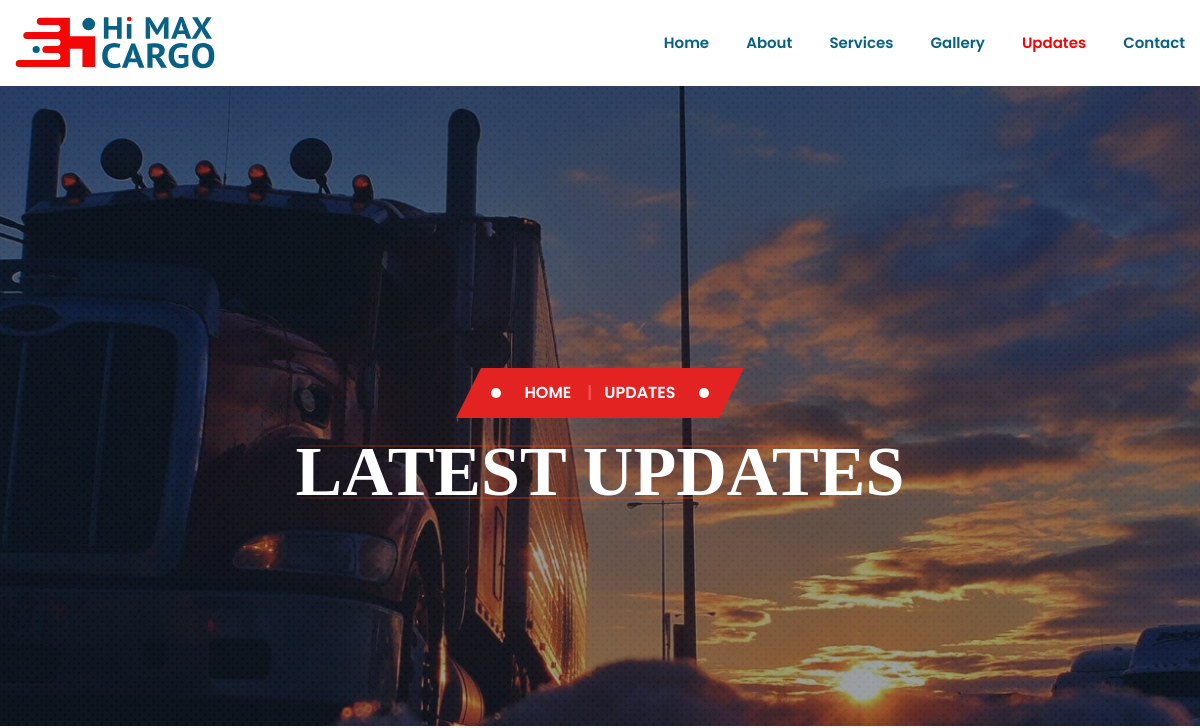
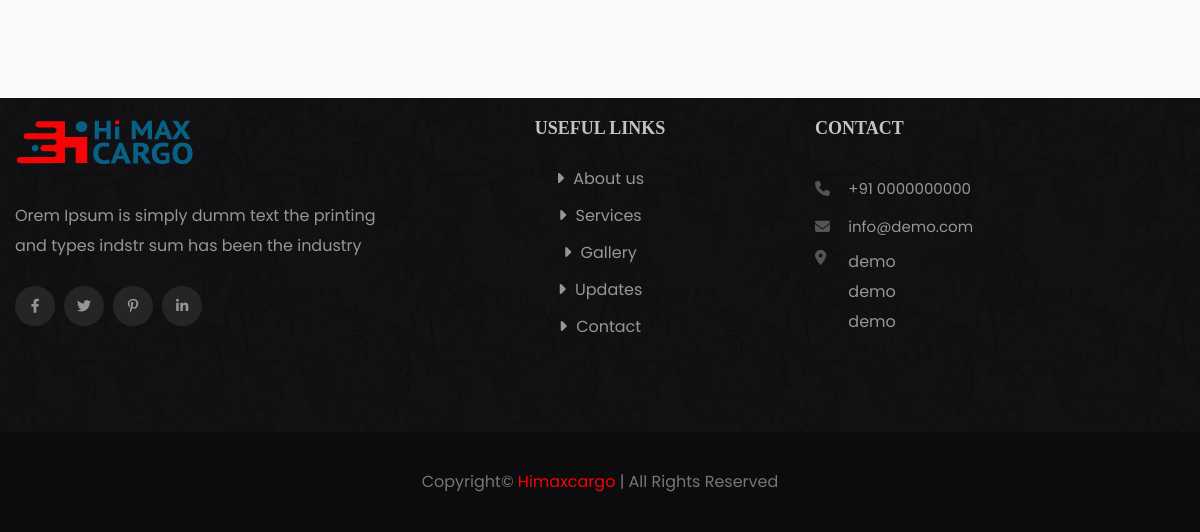
The app's page /updates/, older data (2 pictures, top to bottom).
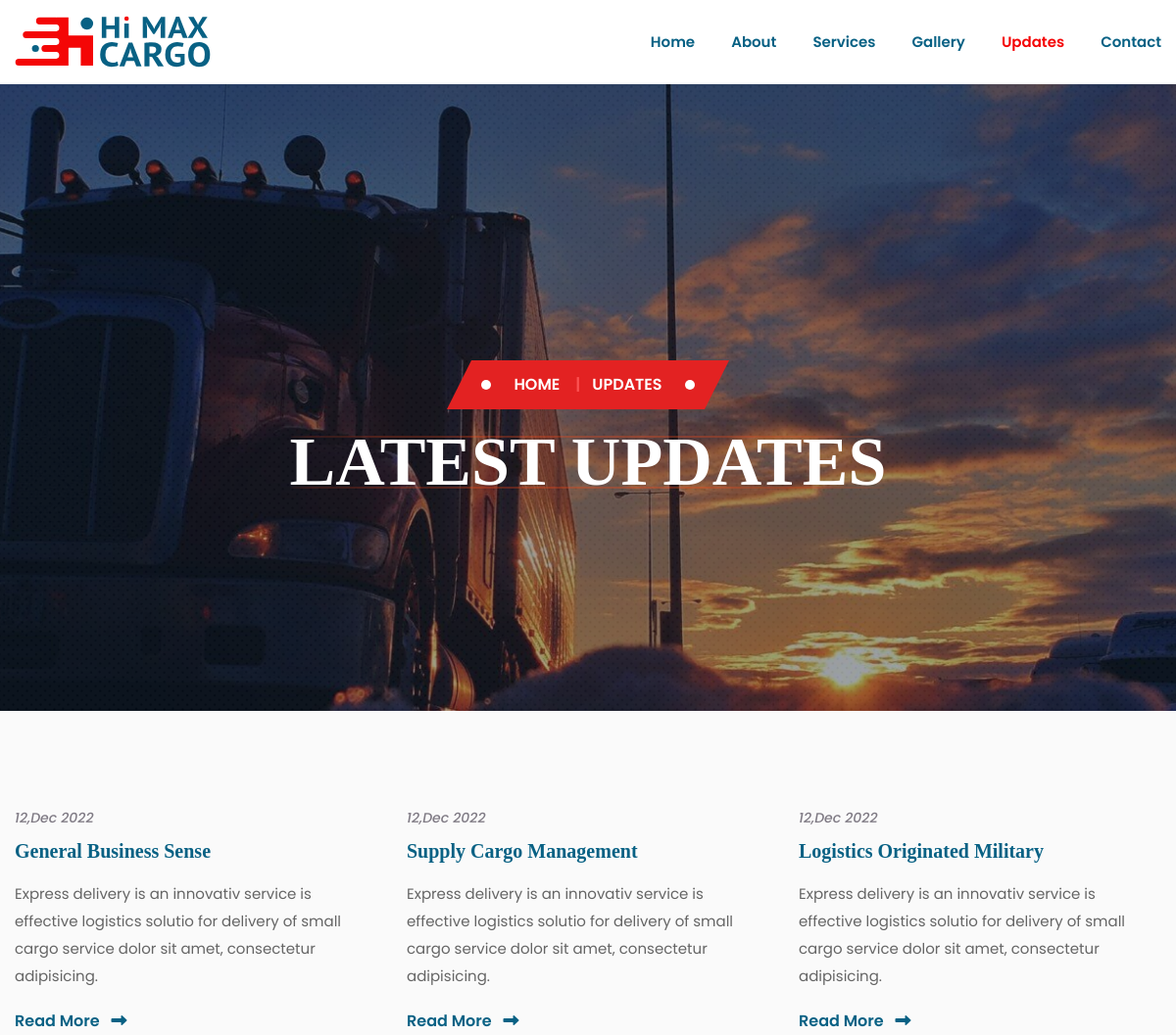
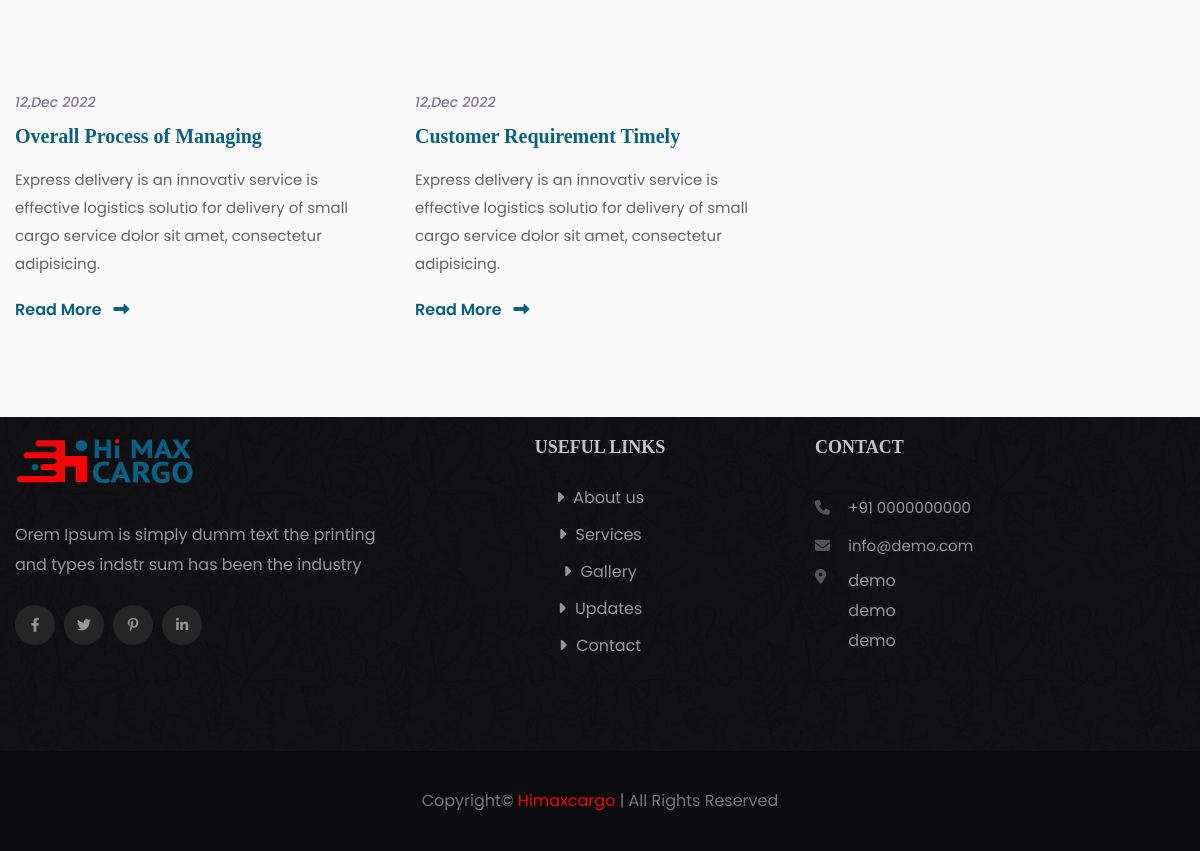
The same page, newer data (2 pictures, top to bottom).
### web/models.py (models this page shows, shortened)
class Update(models.Model):
    title=models.CharField(max_length=225)
    summary=models.CharField(max_length=500)
    date=models.DateField()
    image=VersatileImageField('Image',upload_to='updates/',ppoi_field='ppoi' )
    ppoi = PPOIField('Image PPOI')
    content=HTMLField(blank=True, null=True)
    slug=models.SlugField(unique=True)
    class Meta:
        verbose_name_plural = "Updates"

### web/views.py (the view)
# urls.py: path('updates/', views.updates,name='updates'),
def updates(request):
    updates=Update.objects.all()
    context = {"is_updates":True,"updates":updates}
    return render(request, 'web/blog.html',context)

### templates/web/blog.html (shortened to what this page needs)
{% extends 'web/base.html' %}
{% load static %}
{% block content %}
        <main>
            <div class="breadcrumb-area breadcrumb-bg s-breadcrumb-bg">
                <div class="container">
                    <div class="row">
                        <div class="col-12">
                            <div class="breadcrumb-content">
                                <nav aria-label="breadcrumb">
                                    <ol class="breadcrumb">
                                        <li class="dots"></li>
                                        <li class="breadcrumb-item"><a href="#">Home</a></li>
                                        <li class="breadcrumb-item active" aria-current="page">Updates</li>
                                        <li class="dots2"></li>
                                    </ol>
                                </nav>
                                <h2>Latest Updates</h2>
                            </div>
                        </div>
                    </div>
                </div>
            </div>
            <section class="blog-area blog-bg pt-50 pb-50">
                <div class="container">
                    <div class="row blog-active">
                        {% for update in updates %}
                        <div class="col-lg-4 col-md-6 grid-item">
                            <div class="single-blog-post s-single-blog-post mb-45">
                                <div class="blog-thumb">
                                </div>
                                <div class="blog-content">
                                    <div class="blog-meta">
                                        <ul>
                                            <li> {{update.date|date:"d,M Y"}}</li>
                                        </ul>
                                    </div>
                                    <h4><a href="{% url 'web:updates_details' update.slug %}">{{update.title}}</a></h4>
                                    <p>{{update.summary}}</p>
                                    <a href="{% url 'web:updates_details' update.slug %}">Read More <i class="fas fa-long-arrow-alt-right"></i></a>
                                </div>
                            </div>
                        </div>
                        {% endfor%}
                    </div>
                </div>
            </section>
        </main>
{% endblock %}

### templates/web/base.html (shortened to what this page needs)
{% load static %}
<!doctype html>
<html class="no-js" lang="en">
    <head>
        <link rel="stylesheet" href="{% static 'web/css/bootstrap.min.css' %}">
        <link rel="stylesheet" href="{% static 'web/css/animate.min.css' %}">
        <link rel="stylesheet" href="{% static 'web/css/magnific-popup.css' %}">
        <link rel="stylesheet" href="{% static 'web/css/fontawesome-all.min.css' %}">
        <link rel="stylesheet" href="{% static 'web/css/aos.css' %}">
        <link rel="stylesheet" href="{% static 'web/css/nice-select.css' %}">
        <link rel="stylesheet" href="{% static 'web/css/flaticon.css' %}">
        <link rel="stylesheet" href="{% static 'web/css/meanmenu.css' %}">
        <link rel="stylesheet" href="{% static 'web/css/slick.css' %}">
        <link rel="stylesheet" href="{% static 'web/css/default.css' %}">
        <link rel="stylesheet" href="{% static 'web/css/style.css' %}">
        <link rel="stylesheet" href="{% static 'web/css/responsive.css' %}">
        <link rel="stylesheet" href="{% static 'web/css/gallery.css' %}">
        <link rel="stylesheet" href="{% static 'web/css/service.css' %}">
        <link rel="stylesheet" href="{% static 'web/css/tracking.css' %}">
    </head>
    <body>
      {% include 'web/partials/header.html' %}
      {% block content %}
      {% endblock %}
      {% include 'web/partials/footer.html' %}
        <link rel="stylesheet" href="https://cdnjs.cloudflare.com/ajax/libs/font-awesome/6.2.1/css/all.min.css" />
    </body>
</html>

### templates/web/partials/header.html (shortened to what this page needs)
{% load static %}
 <header>
    <div id="header-sticky" class="main-header">
        <div class="container-fluid header-container-p">
            <div class="row align-items-center" style="margin: 0px 0px;">
                <div class="col-lg-3 col-md-6">
                    <div class="logo">
                        <a href="/"><img src="{% static 'web/img/logo/Himax-01.svg' %}" class="mobile-logo main-logo" alt="Logo"></a>
                    </div>
                </div>
                <div class="col-lg-9 col-md-6 d-none d-md-block">
                    <div class="menu-area">
                        <div class="main-menu">
                            <nav id="mobile-menu">
                                <ul>
                                    <li class="{% if is_index %} active {% endif %}"><a href="{% url 'web:index' %}">Home</a>
                                    </li>
                                    <li class="{% if is_about %} active {% endif %}"><a href="{% url 'web:about' %}">About</a></li>
                                    <li class="{% if is_service %} active {% endif %}"><a href="{% url 'web:services' %}">Services</a>
                                    </li>
                                    <li class="{% if is_gallery %} active {% endif %}"><a href="{% url 'web:gallery' %}">Gallery</a></li>
                                    <li class="{% if is_updates %} active {% endif %}"><a href="{% url 'web:updates' %}">Updates</a>
                                    </li>
                                    <li class="{% if is_contact %} active {% endif %}"><a href="{% url 'web:contact' %}">Contact</a></li>
                                </ul>
                            </nav>
                        </div>
                    </div>
                </div>
                <div class="col-12">
                </div>
            </div>
        </div>
    </div>
</header>

### templates/web/partials/footer.html
{% load static %}
  <footer>
    <div class="footer-wrap pt-20 pb-20" data-background="{% static 'web/img/bg/footer_bg.jpg' %}">
        <div class="container">
            <div class="row">
                <div class="col-xl-4 col-lg-4 col-md-6">
                    <div class="footer-widget mb-50">
                        <div class="footer-logo mb-35">
                            <a href="#"><img src="{% static 'web/img/logo/himax.png' %}" alt="img"></a>
                        </div>
                        <div class="footer-text">
                            <p>Orem Ipsum is simply dumm text the printing and types indstr sum has been the industry
                            </p>
                        </div>
                        <div class="footer-social">
                            <ul>
                                <li><a href="#"><i class="fab fa-facebook-f"></i></a></li>
                                <li><a href="#"><i class="fab fa-twitter"></i></a></li>
                                <li><a href="#"><i class="fab fa-pinterest-p"></i></a></li>
                                <li><a href="#"><i class="fab fa-linkedin-in"></i></a></li>
                            </ul>
                        </div>
                    </div>
                </div>
                <div class="col-xl-4 col-lg-4 col-md-6 center-align">
                    <div class="footer-widget mb-50">
                        <div class="fw-title mb-30">
                            <h5>USEFUL LINKS</h5>
                        </div>
                        <div class="fw-link">
                            <ul>
                                <li><a href="{% url 'web:about' %}"><i class="fas fa-caret-right"></i> About us</a></li>
                                <li><a href="{% url 'web:services' %}"><i class="fas fa-caret-right"></i> Services </a></li>
                                <li><a href="{% url 'web:gallery' %}"><i class="fas fa-caret-right"></i> Gallery </a></li>
                                <li><a href="{% url 'web:updates' %}"><i class="fas fa-caret-right"></i> Updates </a></li>
                                <li><a href="{% url 'web:contact' %}"><i class="fas fa-caret-right"></i> Contact </a></li>
                            </ul>
                        </div>
                    </div>
                </div>
                <div class="col-xl-4 col-lg-4 col-md-6">
                    <div class="footer-widget mb-50">
                        <div class="fw-title mb-30">
                            <h5>Contact</h5>
                        </div>
                        <div class="f-support-content">
                            <div class="row">
                                <div class="col-lg-1 col-md-1 col-sm-1 col-1 my-2 text-center">
                                    <i class="fa-solid fa-phone"></i>
                                </div>
                                <div class="col-lg-11 col-md-11 col-sm-11 col-11 my-2">
                                    <a href="" style="color: #969696;">
                                        +91 0000000000
                                    </a>
                                </div>
                                <div class="col-lg-1 col-md-1 col-sm-1 col-1 my-2 text-center">
                                    <i class="fa-solid fa-envelope"></i>
                                </div>
                                <div class="col-lg-11 col-md-11 col-sm-11 col-11 my-2">
                                    <a href="" style="color: #969696;">
                                        info@demo.com
                                    </a>
                                </div>
                                <div class="col-lg-1 col-md-1 col-sm-1 col-1 text-center">
                                    <i class="fa-solid fa-location-dot"></i>
                                </div>
                                <div class="col-lg-11 col-md-11 col-sm-11 col-11">
                                    <p>
                                        demo <br>
                                        demo <br>
                                        demo
                                    </p>
                                </div>
                            </div>
                        </div>
                    </div>
                </div>
            </div>
        </div>
    </div>
    <div class="copyright-wrap">
        <div class="container">
            <div class="row align-items-center">
                <div class="col-lg-12 col-md-12" style="text-align: center;">
                    <div class="copyright-text">
                        <p>Copyright© <span>Himaxcargo </span> | All Rights Reserved</p>
                    </div>
                </div>
            </div>
        </div>
    </div>
</footer>

### static/web/css/default.css (style rules this page uses)
.mb-30 { margin-bottom: 30px; }
.mb-35 { margin-bottom: 35px; }
.mb-45 { margin-bottom: 45px; }
.mb-50 { margin-bottom: 50px; }
.pt-20 { padding-top: 20px; }
.pt-50 { padding-top: 50px; }
.pb-20 { padding-bottom: 20px; }
.pb-50 { padding-bottom: 50px; }

### static/web/css/responsive.css (style rules this page uses)
@media (min-width: 1200px) and (max-width: 1500px) { .center-align { text-align: center; } }
@media (min-width: 1200px) and (max-width: 1500px) { .header-container-p { padding-left: 50px; padding-right: 50px; } }
@media (min-width: 1200px) and (max-width: 1500px) { .breadcrumb-bg { min-height: 640px; } }
@media (min-width: 992px) and (max-width: 1200px) { .center-align { text-align: center; } }
@media (min-width: 992px) and (max-width: 1200px) { .header-container-p { padding-left: 15px; padding-right: 15px; } }
@media (min-width: 992px) and (max-width: 1200px) { .logo img { width: 200px; } }
@media (min-width: 992px) and (max-width: 1200px) { .main-menu ul li { margin-left: 33px; } }
@media (min-width: 992px) and (max-width: 1200px) { .blog-content { padding: 25px 20px; } }
@media (min-width: 992px) and (max-width: 1200px) { .blog-content h4 { font-size: 18px; line-height: 28px; padding-right: 0; } }
@media (min-width: 992px) and (max-width: 1200px) { .s-single-blog-post .blog-content h4 { font-size: 20px; } }

### static/web/css/gallery.css (style rules this page uses)
img { max-width: 100%; transition: all 0.2s ease-in-out; }

### static/web/css/tracking.css (style rules this page uses)
h1, h2 { font-weight: 500; color: #333; font-family: "Montserrat"; }
h3, h4, h5, h6 { font-weight: 400; color: #333; font-family: "Montserrat"; }
footer h3, footer h4, footer h5, footer h6 { font-weight: 500; color: #fff; }
h2 { font-size: 26px; text-transform: uppercase; margin-top: 0; }
a { color: #D03232; text-decoration: none; outline: none; }
.container-fluid { padding:0; }
a, a:hover, .custom-col-3 i, .custom-col-3 i:hover, .custom-carousel-2 .item-blog, .custom-carousel-2 .item-blog:hover, .custom-col-3, .custom-col-3:hover, .blog-list li, .blog-list li:hover, .event-item .right-col, .event-item:hover .right-col, .box-with-icon-left, .box-with-icon-left i, .box-with-icon-left .text, .box-with-icon-left .text a.btn-text, .box-icon-small .btn-arrow span.line, .box-icon-small:hover .btn-arrow span.line, .bg-color-fx, .bg-color-fx:hover, #awards-carousel .overlay, #awards-carousel .overlay:hover, .team-list .pic .fx, .team-list .pic .fx:hover, #mainmenu li, #mainmenu a, .owl-custom-nav .btn-prev:hover:before, .owl-custom-nav .btn-next:hover:before, input.btn-custom, .cta-form [type=submit], .cta-form [type=submit]:hover { -o-transition: .5s; -ms-transition: .5s; -moz-transition: .5s; -webkit-transition: .5s; transition: .5s; }

Row changes from the older to the newer data that the page shows:
added Update: date "12,Dec 2022", title "General Business Sense", summary "Express delivery is an innovativ service is effective logistics solutio for delivery of small cargo service dolor sit amet, consectetur adipisicing."
added Update: date "12,Dec 2022", title "Supply Cargo Management", summary "Express delivery is an innovativ service is effective logistics solutio for delivery of small cargo service dolor sit amet, consectetur adipisicing."
added Update: date "12,Dec 2022", title "Logistics Originated Military", summary "Express delivery is an innovativ service is effective logistics solutio for delivery of small cargo service dolor sit amet, consectetur adipisicing."
added Update: date "12,Dec 2022", title "Overall Process of Managing", summary "Express delivery is an innovativ service is effective logistics solutio for delivery of small cargo service dolor sit amet, consectetur adipisicing."
added Update: date "12,Dec 2022", title "Customer Requirement Timely", summary "Express delivery is an innovativ service is effective logistics solutio for delivery of small cargo service dolor sit amet, consectetur adipisicing."
